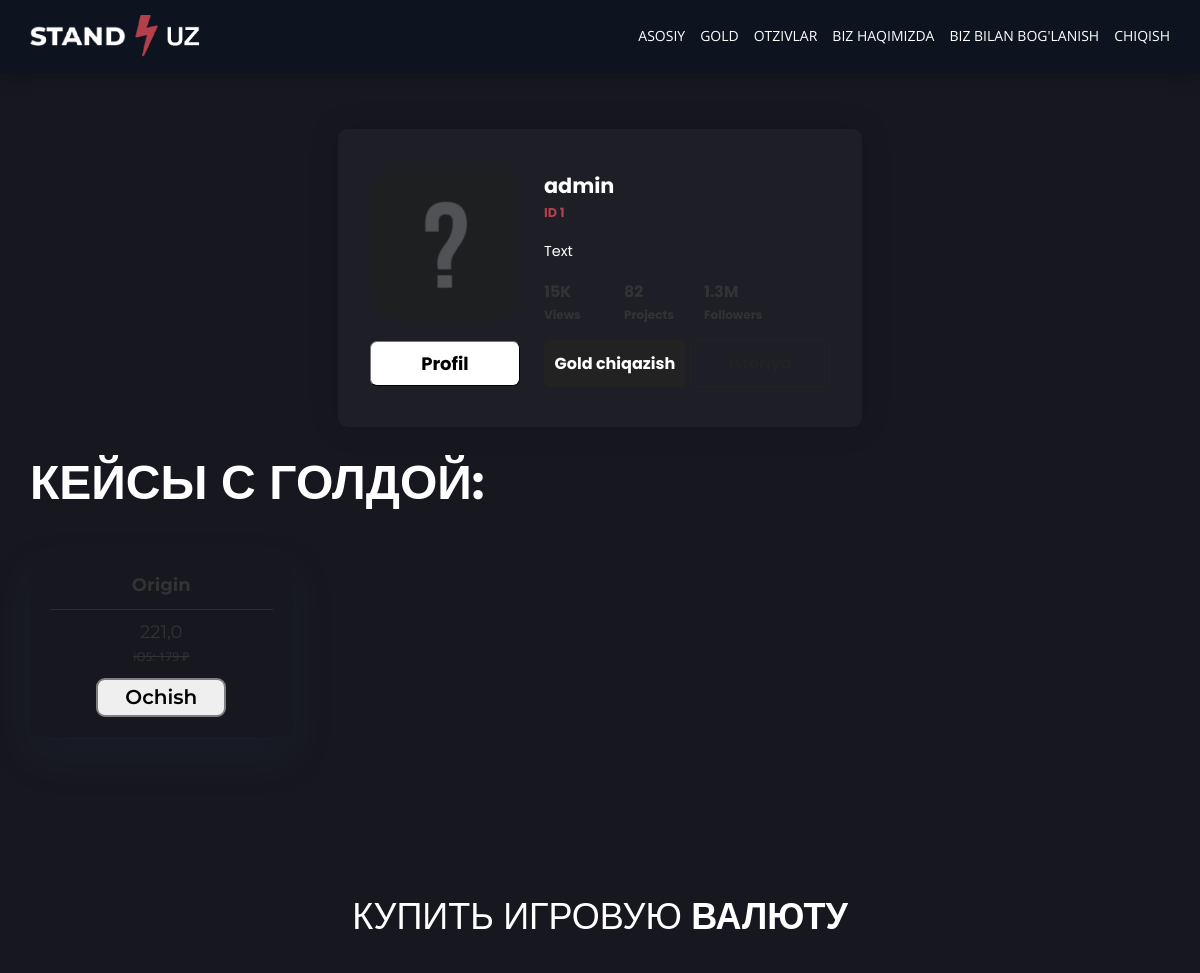
The app's page /main/index/ (signed in, upper part), older data.
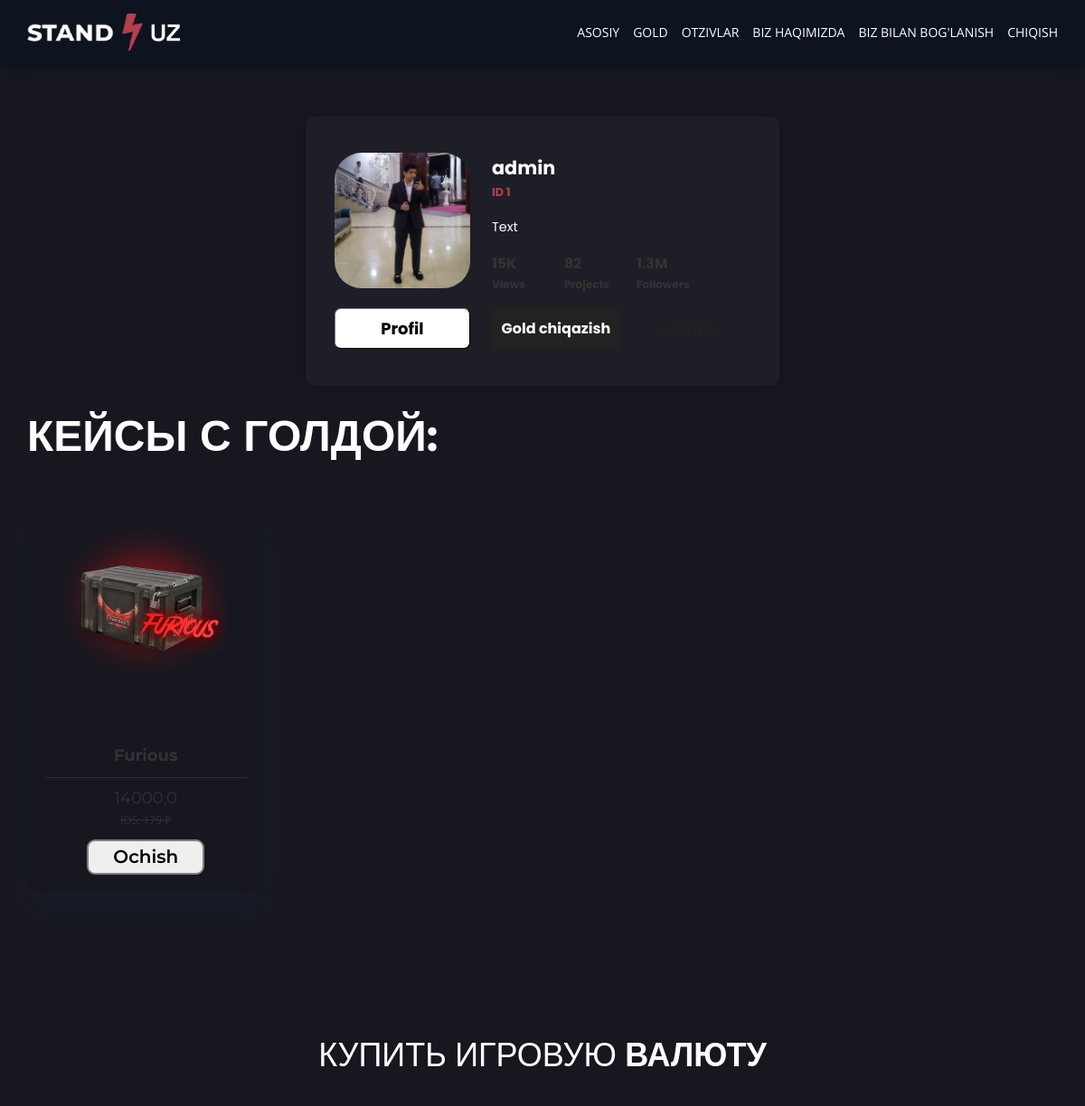
The same page, newer data.
### users/models.py (models this page shows, shortened)
class UsersAb(AbstractUser):
    USER = 'user'
    ADMIN = 'admin'
    YT = 'youtuber'
    ROLES = [
        (USER, 'user'),
        (ADMIN, 'admin'),
        (YT, 'youtuber'),
    ]
    role = models.CharField(max_length=255, choices=ROLES, default=USER, blank=True)
    gold = models.FloatField(default=0, null=True, blank=True)
    sum = models.FloatField(default=0, null=True, blank=True)
    image = models.ImageField(default=None, null=True, blank=True, upload_to='Users/', height_field=None, width_field=None, max_length=100)
    total_gold = models.FloatField(default=0, null=True, blank=True)
    open_box = models.IntegerField(default=0, null=True, blank=True)
    tg = models.CharField(max_length=255, null=True, blank=True)
    number = models.CharField(max_length=255, null=True, blank=True)
    is_ban = models.BooleanField(default=False)

### main/models.py (models this page shows, shortened)
class Cases(models.Model):
    name = models.CharField(max_length=255)
    image = models.ImageField(upload_to="CASES/")
    price = models.FloatField(default=0)
    category = models.ForeignKey(CasesCategory, on_delete = models.CASCADE)
    items = models.ManyToManyField(Items)

### main/views.py (the view)
# urls.py: path('index/', index, name= 'index'),
def index(request):
    if request.user.is_authenticated:
        context = {
            'skin': Skins.objects.get(skin="Akr Necromanser"),
            'Cases': Cases.objects.all()
        }
        return render(request, 'gold.html', context)
    else:
        return redirect('home')

### templates/gold.html (shortened to what this page needs)
{% extends 'base.html' %}
{% load static %}
    {% block content %}
        <main class="main" style="background-color: #17171f;">
            <section class="main-section">
                <section class="case section">
                    <div class="container">
                        {% include 'main.html' %}
                        <h2 class="case__title title">КЕЙСЫ С ГОЛДОЙ:</h2>
                        <div class="case__row row">
                            {% for case in Cases %}
                                <div class="case__col col-3 col-lg-6 col-md-12">
                                    <a href="{% url 'case_details' case.id %}">
                                    <div class="case-box"><img style="margin: auto;" src="{{ case.image.url }}" alt="">
                                        <div class="case-box__content">
                                            <div class="case-box__value"><strong>{{ case.name }}</strong></div>
                                            <div class="case-box__wrapper">
                                                <div class="case-box__price">
                                                    <div style="text-align: center;" class="case-box__new-price">{{ case.price }}</div>
                                                    <div style="text-align: center;" style="margin: auto;" class="case-box__old-price">iOS: 179 ₽</div>
                                                    <button style="width: 130px;
                                                    border: 2px solid grey;
                                                    border-radius: 9px;
                                                    margin-top: 12px;
                                                    font-size: 20px;
                                                    font-weight: 600;">Ochish</button>
                                                </div>
                                            </div>
                                        </div>
                                    </div>
                                    </a>
                                </div>
                            {% endfor %}
                        </div>
                    </div>
                <section class="features-purchase">
                    <div class="container">
                        <h2 class="features-purchase__title title">КУПИТЬ ИГРОВУЮ <strong>ВАЛЮТУ</strong></h2>
                    </div>
                </section>
                    </div>
    {% endblock %}

### templates/base.html (shortened to what this page needs)
{% load static %}
{% if request.user.is_authenticated %}
<!DOCTYPE html>
<html lang="ru" prefix="og: https://ogp.me/ns#">
<head>
    <link rel="stylesheet" href="{% static 'css/style.min.css' %}">
</head>
<body style="background-color: #17171f;">
    <div class="preload"><canvas id="snow"></canvas>
        <div class="wrapper">
            <header id="header" class="header">
                <div class="container">
                    <div class="header__wrapper"><a class="header__logo logo" href="{% url 'index' %}"><img style="width: 185px;" class="logo__img"
                                src=" {% static 'img/svg/log.png' %} " alt="logo"> </a>
                        <nav class="menu">
                            <ul class="menu__list" >
                                <li class="menu__item"><a class="menu__link" href="{% url 'index' %}">ASOSIY</a></li>
                                <li class="menu__item"><a class="menu__link" href="gold.html">GOLD</a></li>
                                <li class="menu__item"><a class="menu__link" href="reviews.html">OTZIVLAR</a></li>
                                <li class="menu__item"><a class="menu__link" href="about.html">BIZ HAQIMIZDA</a></li>
                                <li class="menu__item"><a class="menu__link" href="support.html">BIZ BILAN BOG'LANISH</a></li>
                                <li class="menu__item"><a class="menu__link" href="{% url 'logout' %}">CHIQISH</a></li>
                            </ul>
                        </nav>
                    </div>
                </div>
            </header>
                    {% block content %}
                    {% endblock %}
</body>
    {% else %}
<h1>404</h1>
{% endif %}

### templates/main.html (shortened to what this page needs)
{% load static %}
</div>
<div class="bod">
  <div class="card">
      <div class="img">
        {% if user.image %}
          <img style="width: 150px; height: 150px;" src="{{user.image.url}}">
        {% else %}
        <img style="width: 150px; height: 150px;" src="{% static 'img/avatar_default_player.png' %}">
        {% endif %}
        <a href="{% url 'profile' %}"><button class="Profil">Profil</button></a>
      </div>
      <div class="infos">
        <div class="name">
          <h2>{{ user }}</h2>
          <h4 style="color: #b3404a;">ID {{user.id}}</h4>
        </div>
        <p class="text">
          Text
        </p>
        <ul class="stats">
          <li>
            <h3>15K</h3>
            <h4>Views</h4>
          </li>
          <li>
            <h3>82</h3>
            <h4>Projects</h4>
          </li>
          <li>
            <h3>1.3M</h3>
            <h4>Followers</h4>
          </li>
        </ul>
        <div class="links">
          <a style="display:inline-block;" class="myLinkModal"><button id="myBtn" class="follow">Gold chiqazish</button></a>
          <button class="view">Istoriya</button>
        </div>
      </div>
    </div>
</div>

### templates/main.html (style rules this page uses)
.bod { font-family: 'Poppins', sans-serif; align-items: center; justify-content: center; width: 100%; }
img { max-width: 100%; display: block; }
ul { list-style: none; }
.card::after, .card img { border-radius: 20%; }
.bod, .card, .stats { display: flex; }
.card { padding: 2.5rem 2rem; border-radius: 10px; background-color: rgba(33,33,42,.74); max-width: 100%; box-shadow: 0 0 30px rgba(0, 0, 0, .15); margin: 1rem; position: relative; transform-style: preserve-3d; overflow: hidden; }
.card::before, .card::after { content: ''; position: absolute; z-index: -1; }
.card::before { width: 100%; height: 100%; border-radius: 10px; top: -.7rem; left: -.7rem; }
.card::after { top: -8rem; right: -8rem; box-shadow: 2rem 6rem 0 -3rem #FFF }
.card img { width: 8rem; min-width: 80px; }
.infos { margin-left: 1.5rem; }
.name { margin-bottom: 1rem; color: white; }
.name h2 { font-size: 1.3rem; color: white; }
.name h4 { font-size: .8rem; color: #333 }
.text { font-size: .9rem; margin-bottom: 1rem; color: white; }
.stats { margin-bottom: 1rem; }
.stats li { min-width: 5rem; }
.stats li h3 { font-size: .99rem; }
.stats li h4 { font-size: .75rem; }
.links button { font-family: 'Poppins', sans-serif; min-width: 140px; padding: .6rem; border: 1px solid #222; border-radius: 5px; font-weight: bold; cursor: pointer; transition: all .25s linear; }
.links .follow, .links .view:hover { background-color: #222; color: #FFF; }
.links .view, .links .follow:hover { background-color: transparent; color: #222; }
.Profil { width: 150px; height: 45px; margin-top: 22px; font-family: 'Poppins', sans-serif; font-weight: 700; background-color: white; font-size:large; border-radius: 7px; color: black; border-color: #222 ; border-width: 1px; }

Row changes from the older to the newer data that the page shows:
removed Cases: name "Origin", price "221,0"
changed UsersAb "admin": image: picture added
added Cases: image (picture), name "Furious", price "14000,0"
